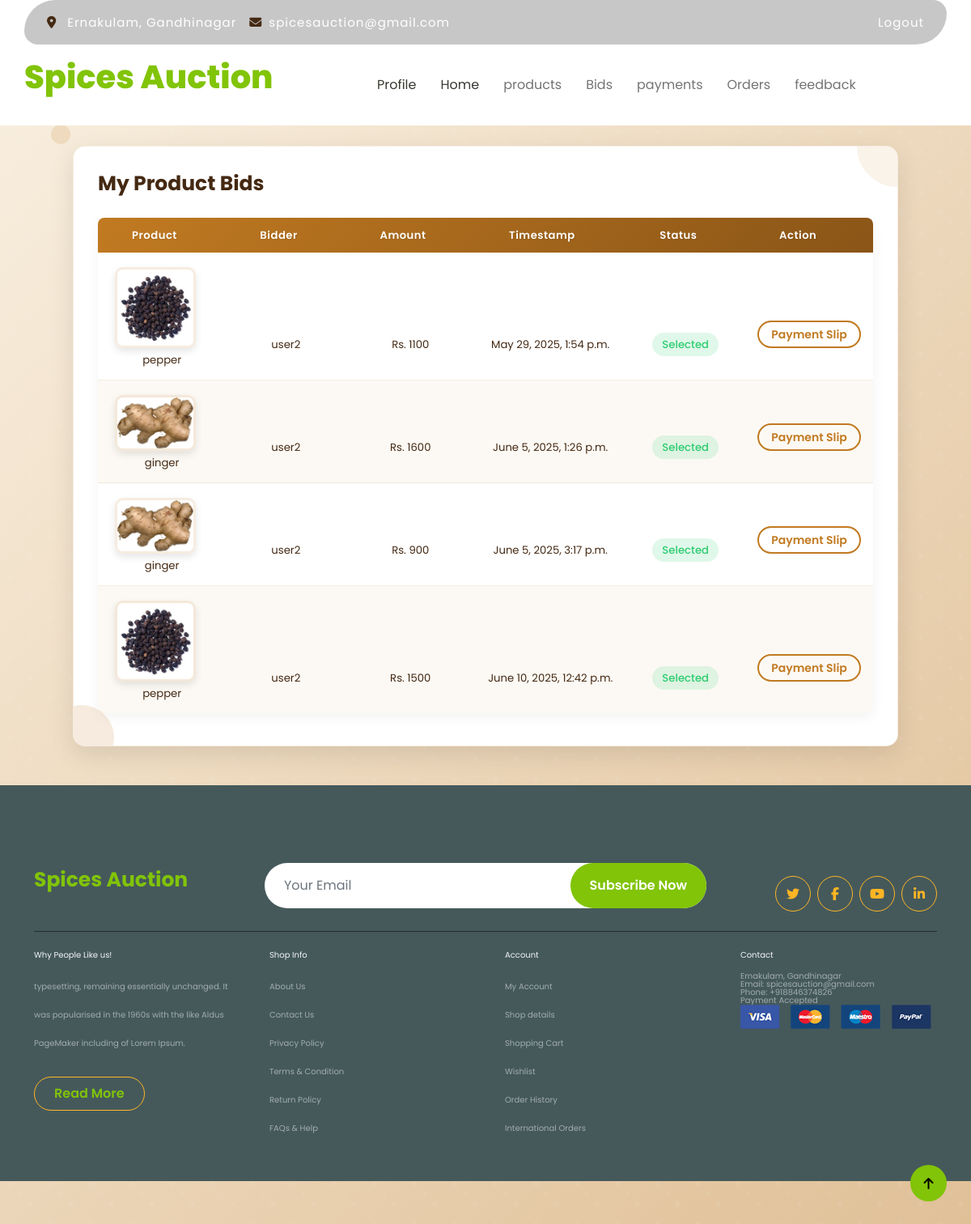
The app's page /bid/ (signed in) with its own data.
### adminapi/models.py (models this page shows, shortened)
class Bid(models.Model):
    auction = models.ForeignKey(Auction, on_delete=models.CASCADE)
    bidder = models.ForeignKey(CustomUser, on_delete=models.CASCADE)
    amount = models.PositiveIntegerField()
    timestamp = models.DateTimeField(auto_now_add=True)
    is_selected=models.BooleanField(default=False)

class Auction(models.Model):
    spice = models.ForeignKey(Spice, on_delete=models.CASCADE)
    auctioneer = models.ForeignKey(Seller, on_delete=models.CASCADE)
    starting_bid = models.DecimalField(max_digits=10, decimal_places=2)
    expected_bid = models.DecimalField(max_digits=10, decimal_places=2, default=0)
    number_of_lots = models.IntegerField(default=1)
    end_time = models.DateTimeField()
    created_at = models.DateTimeField(auto_now_add=True)
    choices= [
        ('Available', 'Available'),
        ('Sold', 'Sold'),
        ('Expired', 'Expired'),
    ]
    status=models.CharField(max_length=50, choices=choices, default='Available')

class Spice(models.Model):
    seller = models.ForeignKey(Seller, on_delete=models.CASCADE)
    name = models.CharField(max_length=100)
    description = models.CharField(max_length=100)
    stock_quantity = models.PositiveIntegerField(default=0)
    image = models.ImageField(upload_to="images", null=True)
    created_at = models.DateTimeField(auto_now_add=True)
    choices= [
        ('Available', 'Available'),
        ('Not Available', 'Not Available'),
    ]
    status=models.CharField(max_length=50, choices=choices, default='Available')

class CustomUser(AbstractUser):
    user_type_choices = [
        ('Admin', 'Admin'),
        ('Seller', 'Seller'),
        ('DeliveryAgent', 'Delivery Agent'),
    ]
    user_type = models.CharField(max_length=50, choices=user_type_choices, default='Admin')
    email = models.EmailField(null=True)

class Seller(CustomUser):
    name = models.CharField(max_length=100)
    phone = models.CharField(max_length=100)
    email_address = models.EmailField()
    address = models.CharField(max_length=100)
    id_proof = models.FileField(null=True, upload_to="images",blank=True)
    profile = models.ImageField(upload_to="images", null=True, blank=True)
    is_available = models.BooleanField(default=True)

### userapi/views.py (the view)
# urls.py: path("bid/",views.bids_list_view,name="bid-list"),
def bids_list_view(request):
    user_id = request.user.id
    bids = Bid.objects.filter(auction__auctioneer_id=user_id)
    cards = Card.objects.filter(user=user_id)
    bid_purchases = BidPurchase.objects.filter(bid__in=bids)
    payment_status_by_bid = {purchase.bid.id: purchase.payment_status for purchase in bid_purchases}
    for bid in bids:
        bid.payment_status = payment_status_by_bid.get(bid.id, None)
    context = {
        'bids': bids,
        'cards': cards,
    }
    return render(request, 'user/bids.html', context)

### userapi/templates/user/bids.html (shortened to what this page needs)
{%extends 'user/base.html'%}
{%load static%}
{%block body_block%}
    <div class="spice-floater spice-1"></div>
    <div id="wrapper" style="margin-top: 180px;">
     <h1>My Product Bids</h1>
     <table id="keywords" cellspacing="0" cellpadding="0">
       <thead>
         <tr>
           <th><span>Product</span></th>
           <th><span>Bidder</span></th>
           <th><span>Amount</span></th>
           <th><span>Timestamp</span></th>
           <th><span>Status</span></th>
           <th><span>Action</span></th>
         </tr>
       </thead>
       <tbody>
        {%for bid in bids%}
         <tr>
            <td>
              <div style="display: flex; flex-direction: column; align-items: center;">
                <img src="{{bid.auction.spice.image.url}}" class="avatar avatar-lg me-3" width="100px">
                <p class="lalign mt-2">{{bid.auction.spice.name}}</p>
              </div>
            </td>
            <td>{{bid.bidder.seller.name}}</td>
            <td>Rs. {{bid.amount}}</td>
            <td>{{bid.timestamp}}</td>
            <td>
              {% if bid.is_selected %}
                <span style="background-color: rgba(46, 204, 113, 0.15); color: #2ecc71; padding: 5px 12px; border-radius: 20px; font-weight: 500;">Selected</span>
              {% else %}
                <span style="background-color: rgba(243, 156, 18, 0.15); color: #e67e22; padding: 5px 12px; border-radius: 20px; font-weight: 500;">Pending</span>
              {% endif %}
            </td>
            <td>
              {% if bid.payment_status == 'completed' %}
                <a href="{%url 'download_slip' bid.id%}" class="btn-outline-info">Payment Slip</a>
              {% else %}
                <a href="{% url 'delete_bid' bid.id%}" class="buttons" title="Delete Bid"><i class="fa-solid fa-trash" style="color: #e34635;"></i></a>
              {% endif %}
            </td>
         </tr>
         {%endfor%}
       </tbody>
     </table>
    </div>
{%endblock%}

### records on screen
Bid: auction.spice.image (picture), auction.spice.name "pepper", bidder.seller.name "user2", amount "1100", timestamp "May 29, 2025, 1:54 p.m.", is_selected "Selected", shows "Payment Slip"
Bid: auction.spice.image (picture), auction.spice.name "ginger", bidder.seller.name "user2", amount "1600", timestamp "June 5, 2025, 1:26 p.m.", is_selected "Selected", shows "Payment Slip"
Bid: auction.spice.image (picture), auction.spice.name "ginger", bidder.seller.name "user2", amount "900", timestamp "June 5, 2025, 3:17 p.m.", is_selected "Selected", shows "Payment Slip"
Bid: auction.spice.image (picture), auction.spice.name "pepper", bidder.seller.name "user2", amount "1500", timestamp "June 10, 2025, 12:42 p.m.", is_selected "Selected", shows "Payment Slip"
